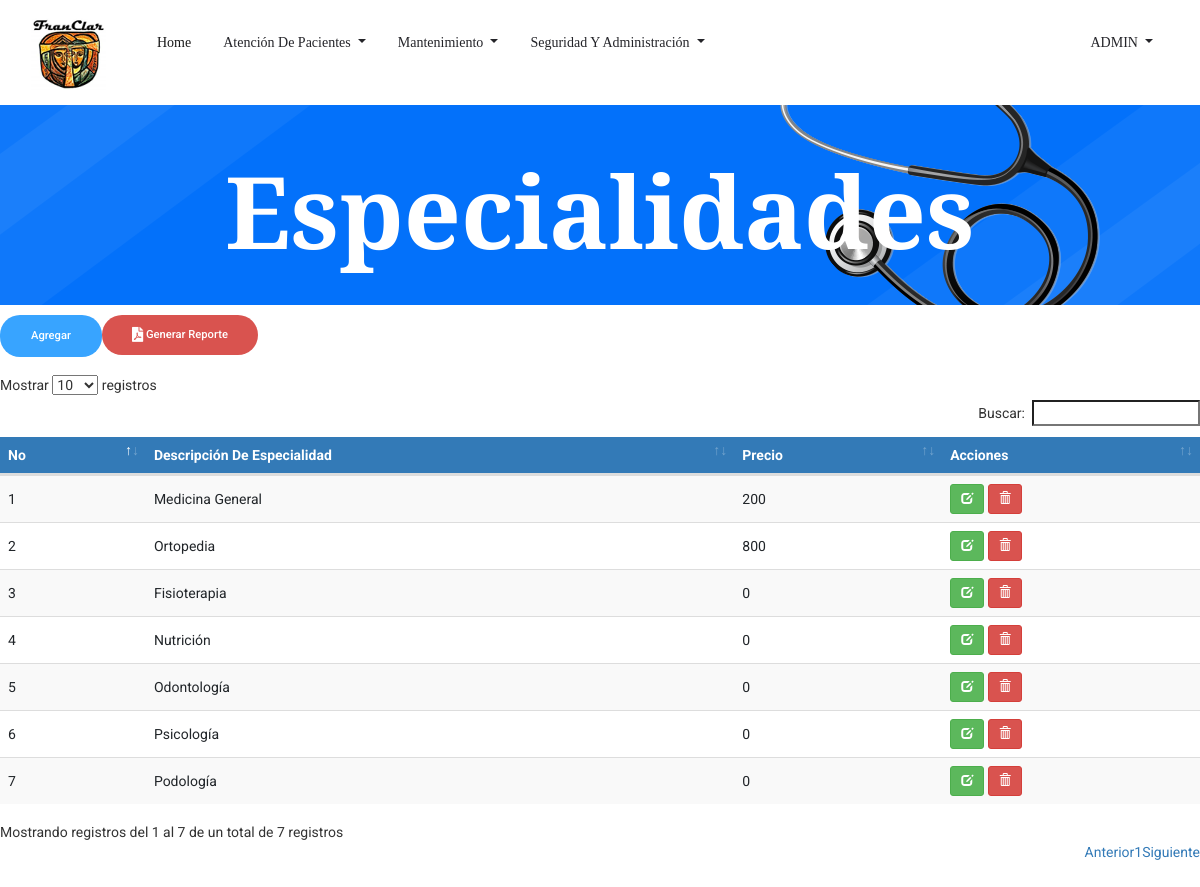
Page /Especialidades.php (signed in) on the earlier database version.
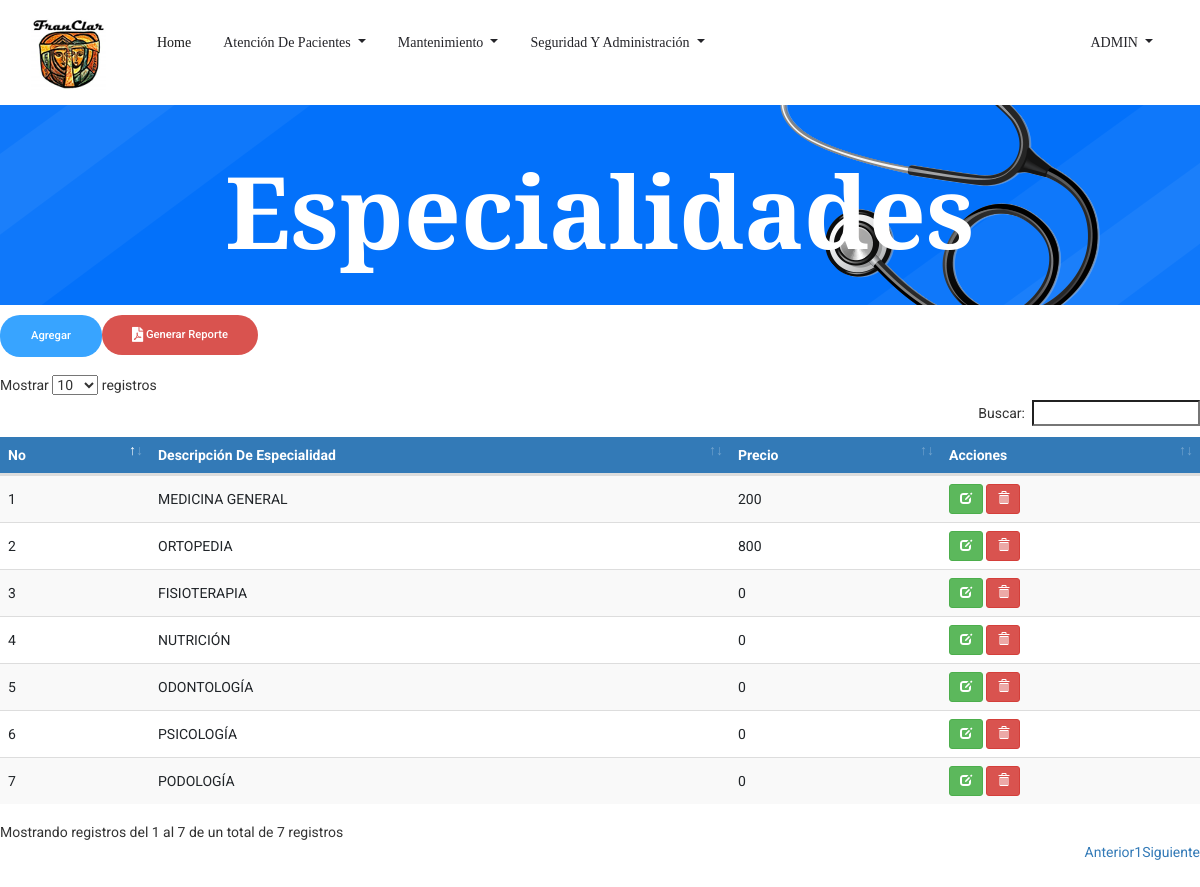
Same page on the later database version.
### tables this page shows
CREATE TABLE `tbl_especialidad` (
  `ID_especialidad` int(3) NOT NULL,
  `Descripcion_espec` varchar(30) NOT NULL,
  `Precio` int(5) NOT NULL
);

### Especialidades.php (the view, shortened to what this page needs)
<!doctype html>
<html lang="es">
<?php
include 'head.php'
?>
<body>
    <?php
    include 'header.php';
    ?>
    <section class="breadcrumb_part breadcrumb_bg">
        <div class="container">
            <div class="row">
                <div class="col-lg-12">
                    <div class="breadcrumb_iner">
                        <div class="breadcrumb_iner_item">
                            <h2>Especialidades</h2>
                        </div>
                    </div>
                </div>
            </div>
        </div>
    </section>
	 <?php
	  $rolUsuario=$_SESSION['ID_Rol'];
	 $sql=("SELECT * FROM tbl_permisos WHERE id_objeto=9 AND id_rol=$rolUsuario");
		$query=mysqli_query($con,$sql);
		if(mysqli_num_rows($query)>0){
			$row = mysqli_fetch_assoc($query);
			$permiso= $row['permiso_insertar'];
			$permiso_eliminar= $row['permiso_eliminar'];
			$permiso_actualizar=$row['permiso_actualizar'];
		}if ($permiso==0){
		 echo '<div class="alert alert-danger alert-dismissable"><button type="button" class="close" data-dismiss="alert" aria-hidden="true">&times;</button>"usuario no tiene permisos para agregar nuevo"</div>';
		}else{?>
		<form class="form-inline my-2 my-lg-0 float-left">
			<a href="agregar_Especialidad.php" class="genric-btn info circle">Agregar</a>
		</form>
		<form class="form-inline my-2 my-lg-0 float-left">
			<a class="genric-btn btn-danger circle" href="../FRANCLAR/Reportes-PDF/ReporteEspecialidades.php">
			<i class="fas fa-file-pdf fa-lg"> </i> Generar Reporte</a>
	    </form>
	   <br>
		<br>
		<br>
		<?php } ?>
		<div class="table-responsive">
			<table id="datatableUsuarios" class="table table-striped table-hover">
			<thead>
				<tr>
                    <th>No</th>
					<th>Descripción De Especialidad</th>
					<th>Precio</th>
					<th>Acciones</th>
				</tr>
				</thead>
				<tbody>
				<?php
				$sql = mysqli_query($con, "SELECT * FROM tbl_especialidad WHERE ID_Especialidad <> 9 AND ID_Especialidad <> 8");
				if(mysqli_num_rows($sql) == 0){
					echo '<tr><td colspan="8">No hay datos.</td></tr>';
				}else{
					while($row = mysqli_fetch_assoc($sql)){
						($permiso_eliminar==1)?$boton='<a href="Especialidades.php?aksi=delete&nik='.$row['ID_especialidad'].'" title="Eliminar" onclick="return confirm(\'¿Está seguro de borrar los datos del cargo '.$row['Descripcion_espec'].'?\')" class="btn btn-danger btn-sm"><span class="glyphicon glyphicon-trash" aria-hidden="true"></span></a>':$boton='<a  title="Eliminar"  onClick="permiso()" class="btn btn-warning btn-sm"><span class="glyphicon glyphicon-trash" aria-hidden="true"></span></a>';
						($permiso_actualizar==1)?$boton2='<a href="EditarEspecialidad.php?nik='.$row['ID_especialidad'].'" title="Editar datos" class="btn btn-success btn-sm"><span class="glyphicon glyphicon-edit" aria-hidden="true"></span></a>':$boton2='<a  title="Editar datos" onClick="permiso()" class="btn btn-warning btn-sm"><span class="glyphicon glyphicon-edit" aria-hidden="true"></span></a>';
						echo '
						<tr>
                            <td>'.$row['ID_especialidad'].'</td>
							<td>'.$row['Descripcion_espec'].'</td>
							<td>'.$row['Precio'].'</td>
							<td>'.$boton2.' '.$boton.'</td>
						</tr>
						';
					}
				}
				?>
				</tbody>
			</table>
		 </div>
		 <br><br><br><br><br>
</body>
</html>

Differences in the rows shown:
changed tbl_especialidad id 1: Descripcion_espec "Medicina General" → "MEDICINA GENERAL"
changed tbl_especialidad id 2: Descripcion_espec "Ortopedia" → "ORTOPEDIA"
changed tbl_especialidad id 3: Descripcion_espec "Fisioterapia" → "FISIOTERAPIA"
changed tbl_especialidad id 4: Descripcion_espec "Nutrición" → "NUTRICIÓN"
changed tbl_especialidad id 5: Descripcion_espec "Odontología" → "ODONTOLOGÍA"
changed tbl_especialidad id 6: Descripcion_espec "Psicología" → "PSICOLOGÍA"
changed tbl_especialidad id 7: Descripcion_espec "Podología" → "PODOLOGÍA"
